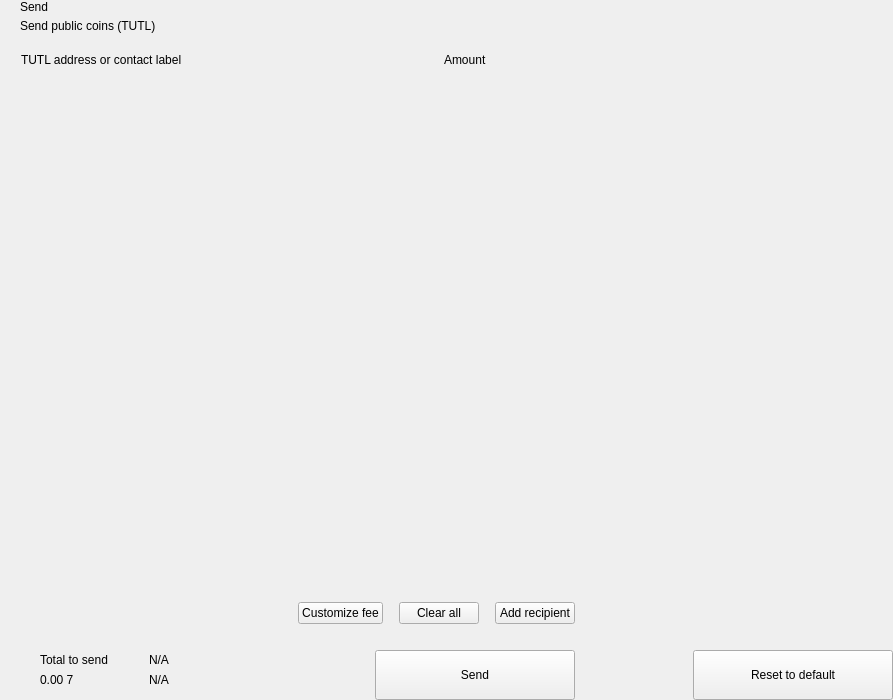
<?xml version="1.0" encoding="UTF-8"?>
<ui version="4.0">
 <class>send</class>
 <widget class="QWidget" name="send">
  <property name="geometry">
   <rect>
    <x>0</x>
    <y>0</y>
    <width>893</width>
    <height>700</height>
   </rect>
  </property>
  <property name="windowTitle">
   <string>Form</string>
  </property>
  <layout class="QHBoxLayout" name="horizontalLayout_2" stretch="2,1">
   <property name="spacing">
    <number>0</number>
   </property>
   <property name="leftMargin">
    <number>0</number>
   </property>
   <property name="topMargin">
    <number>0</number>
   </property>
   <property name="rightMargin">
    <number>0</number>
   </property>
   <property name="bottomMargin">
    <number>0</number>
   </property>
   <item>
    <widget class="QWidget" name="left" native="true">
     <layout class="QVBoxLayout" name="verticalLayout_3">
      <property name="spacing">
       <number>0</number>
      </property>
      <property name="leftMargin">
       <number>0</number>
      </property>
      <property name="topMargin">
       <number>0</number>
      </property>
      <property name="rightMargin">
       <number>0</number>
      </property>
      <property name="bottomMargin">
       <number>0</number>
      </property>
      <item>
       <layout class="QVBoxLayout" name="verticalLayout_22" stretch="0,0,0,1,0,0,0,0">
        <property name="spacing">
         <number>0</number>
        </property>
        <item>
         <layout class="QHBoxLayout" name="horizontalLayout_3">
          <property name="spacing">
           <number>0</number>
          </property>
          <property name="leftMargin">
           <number>20</number>
          </property>
          <property name="rightMargin">
           <number>20</number>
          </property>
          <item>
           <layout class="QVBoxLayout" name="verticalLayout">
            <property name="spacing">
             <number>5</number>
            </property>
            <item>
             <widget class="QLabel" name="labelTitle">
              <property name="text">
               <string>Send</string>
              </property>
              <property name="alignment">
               <set>Qt::AlignLeading|Qt::AlignLeft|Qt::AlignVCenter</set>
              </property>
             </widget>
            </item>
            <item>
             <widget class="QLabel" name="labelSubtitle1">
              <property name="text">
               <string>Send public coins (TUTL)</string>
              </property>
             </widget>
            </item>
           </layout>
          </item>
          <item>
           <spacer name="horizontalSpacer">
            <property name="orientation">
             <enum>Qt::Horizontal</enum>
            </property>
            <property name="sizeHint" stdset="0">
             <size>
              <width>40</width>
              <height>20</height>
             </size>
            </property>
           </spacer>
          </item>
         </layout>
        </item>
        <item>
         <spacer name="verticalSpacer_2">
          <property name="orientation">
           <enum>Qt::Vertical</enum>
          </property>
          <property name="sizeType">
           <enum>QSizePolicy::Fixed</enum>
          </property>
          <property name="sizeHint" stdset="0">
           <size>
            <width>20</width>
            <height>20</height>
           </size>
          </property>
         </spacer>
        </item>
        <item>
         <layout class="QHBoxLayout" name="horizontalLayout" stretch="6,0,2">
          <property name="spacing">
           <number>0</number>
          </property>
          <property name="leftMargin">
           <number>10</number>
          </property>
          <property name="topMargin">
           <number>0</number>
          </property>
          <property name="rightMargin">
           <number>20</number>
          </property>
          <property name="bottomMargin">
           <number>0</number>
          </property>
          <item>
           <widget class="QLabel" name="labelSubtitleAddress">
            <property name="styleSheet">
             <string notr="true">margin-left:8px;</string>
            </property>
            <property name="text">
             <string>TUTL address or contact label</string>
            </property>
           </widget>
          </item>
          <item>
           <spacer name="horizontalSpacer_3">
            <property name="orientation">
             <enum>Qt::Horizontal</enum>
            </property>
            <property name="sizeType">
             <enum>QSizePolicy::Fixed</enum>
            </property>
            <property name="sizeHint" stdset="0">
             <size>
              <width>40</width>
              <height>1</height>
             </size>
            </property>
           </spacer>
          </item>
          <item>
           <widget class="QLabel" name="labelSubtitleAmount">
            <property name="text">
             <string>Amount</string>
            </property>
           </widget>
          </item>
         </layout>
        </item>
        <item>
         <widget class="QScrollArea" name="scrollArea">
          <property name="minimumSize">
           <size>
            <width>0</width>
            <height>350</height>
           </size>
          </property>
          <property name="styleSheet">
           <string notr="true">#scrollArea {
            background:transparent;
            margin-top:10px;
}</string>
          </property>
          <property name="horizontalScrollBarPolicy">
           <enum>Qt::ScrollBarAlwaysOff</enum>
          </property>
          <property name="sizeAdjustPolicy">
           <enum>QAbstractScrollArea::AdjustIgnored</enum>
          </property>
          <property name="widgetResizable">
           <bool>true</bool>
          </property>
          <property name="alignment">
           <set>Qt::AlignLeading|Qt::AlignLeft|Qt::AlignTop</set>
          </property>
          <widget class="QWidget" name="scrollAreaWidgetContents">
           <property name="geometry">
            <rect>
             <x>0</x>
             <y>0</y>
             <width>591</width>
             <height>16</height>
            </rect>
           </property>
           <property name="sizePolicy">
            <sizepolicy hsizetype="Preferred" vsizetype="Maximum">
             <horstretch>0</horstretch>
             <verstretch>0</verstretch>
            </sizepolicy>
           </property>
           <property name="autoFillBackground">
            <bool>false</bool>
           </property>
           <property name="styleSheet">
            <string notr="true">#scrollAreaWidgetContents {
             background:transparent;
             }</string>
           </property>
           <layout class="QVBoxLayout" name="verticalLayout_7">
            <property name="spacing">
             <number>0</number>
            </property>
            <property name="sizeConstraint">
             <enum>QLayout::SetDefaultConstraint</enum>
            </property>
            <property name="leftMargin">
             <number>0</number>
            </property>
            <property name="topMargin">
             <number>0</number>
            </property>
            <property name="rightMargin">
             <number>0</number>
            </property>
            <property name="bottomMargin">
             <number>0</number>
            </property>
           </layout>
          </widget>
         </widget>
        </item>
        <item>
         <spacer name="verticalSpacer_4">
          <property name="orientation">
           <enum>Qt::Vertical</enum>
          </property>
          <property name="sizeType">
           <enum>QSizePolicy::Fixed</enum>
          </property>
          <property name="sizeHint" stdset="0">
           <size>
            <width>20</width>
            <height>20</height>
           </size>
          </property>
         </spacer>
        </item>
        <item>
         <layout class="QHBoxLayout" name="horizontalLayout_20">
          <property name="spacing">
           <number>6</number>
          </property>
          <property name="leftMargin">
           <number>20</number>
          </property>
          <property name="rightMargin">
           <number>20</number>
          </property>
          <item>
           <spacer name="horizontalSpacer_4">
            <property name="orientation">
             <enum>Qt::Horizontal</enum>
            </property>
            <property name="sizeHint" stdset="0">
             <size>
              <width>10</width>
              <height>20</height>
             </size>
            </property>
           </spacer>
          </item>
          <item>
           <widget class="QPushButton" name="pushButtonFee">
            <property name="focusPolicy">
             <enum>Qt::NoFocus</enum>
            </property>
            <property name="text">
             <string>Customize fee</string>
            </property>
           </widget>
          </item>
          <item>
           <spacer name="horizontalSpacer_11">
            <property name="orientation">
             <enum>Qt::Horizontal</enum>
            </property>
            <property name="sizeType">
             <enum>QSizePolicy::Minimum</enum>
            </property>
            <property name="sizeHint" stdset="0">
             <size>
              <width>10</width>
              <height>20</height>
             </size>
            </property>
           </spacer>
          </item>
          <item>
           <widget class="QPushButton" name="pushButtonClear">
            <property name="focusPolicy">
             <enum>Qt::NoFocus</enum>
            </property>
            <property name="layoutDirection">
             <enum>Qt::RightToLeft</enum>
            </property>
            <property name="text">
             <string>Clear all</string>
            </property>
           </widget>
          </item>
          <item>
           <spacer name="horizontalSpacer_6">
            <property name="orientation">
             <enum>Qt::Horizontal</enum>
            </property>
            <property name="sizeType">
             <enum>QSizePolicy::Fixed</enum>
            </property>
            <property name="sizeHint" stdset="0">
             <size>
              <width>10</width>
              <height>20</height>
             </size>
            </property>
           </spacer>
          </item>
          <item>
           <widget class="QPushButton" name="pushButtonAddRecipient">
            <property name="focusPolicy">
             <enum>Qt::NoFocus</enum>
            </property>
            <property name="text">
             <string>Add recipient</string>
            </property>
           </widget>
          </item>
         </layout>
        </item>
        <item>
         <spacer name="verticalSpacer">
          <property name="orientation">
           <enum>Qt::Vertical</enum>
          </property>
          <property name="sizeType">
           <enum>QSizePolicy::Fixed</enum>
          </property>
          <property name="sizeHint" stdset="0">
           <size>
            <width>20</width>
            <height>16</height>
           </size>
          </property>
         </spacer>
        </item>
        <item>
         <layout class="QHBoxLayout" name="horizontalLayout_7">
          <property name="rightMargin">
           <number>20</number>
          </property>
          <item>
           <layout class="QHBoxLayout" name="horizontalLayout_10">
            <property name="spacing">
             <number>0</number>
            </property>
            <property name="leftMargin">
             <number>8</number>
            </property>
            <item>
             <widget class="QStackedWidget" name="stackedWidget">
              <property name="minimumSize">
               <size>
                <width>0</width>
                <height>60</height>
               </size>
              </property>
              <property name="maximumSize">
               <size>
                <width>16777215</width>
                <height>60</height>
               </size>
              </property>
              <widget class="QWidget" name="page1">
               <layout class="QVBoxLayout" name="verticalLayout_71" stretch="0">
                <property name="spacing">
                 <number>6</number>
                </property>
                <property name="leftMargin">
                 <number>12</number>
                </property>
                <property name="topMargin">
                 <number>0</number>
                </property>
                <property name="rightMargin">
                 <number>0</number>
                </property>
                <property name="bottomMargin">
                 <number>0</number>
                </property>
                <item>
                 <widget class="QWidget" name="coinWidget" native="true">
                  <property name="minimumSize">
                   <size>
                    <width>0</width>
                    <height>60</height>
                   </size>
                  </property>
                  <property name="maximumSize">
                   <size>
                    <width>16777215</width>
                    <height>60</height>
                   </size>
                  </property>
                  <layout class="QHBoxLayout" name="horizontalLayout_9">
                   <property name="spacing">
                    <number>0</number>
                   </property>
                   <property name="leftMargin">
                    <number>20</number>
                   </property>
                   <property name="topMargin">
                    <number>10</number>
                   </property>
                   <property name="rightMargin">
                    <number>20</number>
                   </property>
                   <property name="bottomMargin">
                    <number>10</number>
                   </property>
                   <item>
                    <layout class="QVBoxLayout" name="verticalSend">
                     <property name="spacing">
                      <number>0</number>
                     </property>
                     <item>
                      <widget class="QLabel" name="labelTitleTotalSend">
                       <property name="text">
                        <string>Total to send</string>
                       </property>
                      </widget>
                     </item>
                     <item>
                      <widget class="QLabel" name="labelAmountSend">
                       <property name="text">
                        <string notr="true">0.00 7</string>
                       </property>
                      </widget>
                     </item>
                    </layout>
                   </item>
                   <item>
                    <spacer name="horizontalSpacer_9">
                     <property name="orientation">
                      <enum>Qt::Horizontal</enum>
                     </property>
                     <property name="sizeType">
                      <enum>QSizePolicy::Fixed</enum>
                     </property>
                     <property name="sizeHint" stdset="0">
                      <size>
                       <width>20</width>
                       <height>20</height>
                      </size>
                     </property>
                    </spacer>
                   </item>
                   <item>
                    <widget class="QLabel" name="labelLine">
                     <property name="minimumSize">
                      <size>
                       <width>1</width>
                       <height>0</height>
                      </size>
                     </property>
                     <property name="maximumSize">
                      <size>
                       <width>1</width>
                       <height>16777215</height>
                      </size>
                     </property>
                     <property name="text">
                      <string/>
                     </property>
                    </widget>
                   </item>
                   <item>
                    <spacer name="horizontalSpacer_10">
                     <property name="orientation">
                      <enum>Qt::Horizontal</enum>
                     </property>
                     <property name="sizeType">
                      <enum>QSizePolicy::Fixed</enum>
                     </property>
                     <property name="sizeHint" stdset="0">
                      <size>
                       <width>20</width>
                       <height>20</height>
                      </size>
                     </property>
                    </spacer>
                   </item>
                   <item>
                    <layout class="QVBoxLayout" name="verticalRemaining">
                     <property name="spacing">
                      <number>0</number>
                     </property>
                     <item>
                      <widget class="QLabel" name="labelTitleTotalRemaining">
                       <property name="text">
                        <string notr="true">N/A</string>
                       </property>
                      </widget>
                     </item>
                     <item>
                      <widget class="QLabel" name="labelAmountRemaining">
                       <property name="text">
                        <string notr="true">N/A</string>
                       </property>
                      </widget>
                     </item>
                    </layout>
                   </item>
                  </layout>
                 </widget>
                </item>
               </layout>
              </widget>
              <widget class="QWidget" name="page_2"/>
             </widget>
            </item>
           </layout>
          </item>
          <item>
           <spacer name="horizontalSpacer_5">
            <property name="orientation">
             <enum>Qt::Horizontal</enum>
            </property>
            <property name="sizeType">
             <enum>QSizePolicy::Expanding</enum>
            </property>
            <property name="sizeHint" stdset="0">
             <size>
              <width>40</width>
              <height>20</height>
             </size>
            </property>
           </spacer>
          </item>
          <item alignment="Qt::AlignBottom">
           <widget class="QPushButton" name="pushButtonSave">
            <property name="minimumSize">
             <size>
              <width>200</width>
              <height>50</height>
             </size>
            </property>
            <property name="maximumSize">
             <size>
              <width>200</width>
              <height>50</height>
             </size>
            </property>
            <property name="focusPolicy">
             <enum>Qt::NoFocus</enum>
            </property>
            <property name="text">
             <string>Send</string>
            </property>
           </widget>
          </item>
         </layout>
        </item>
       </layout>
      </item>
     </layout>
    </widget>
   </item>
   <item>
    <widget class="QWidget" name="right" native="true">
     <layout class="QVBoxLayout" name="verticalLayout_5">
      <property name="leftMargin">
       <number>0</number>
      </property>
      <property name="topMargin">
       <number>0</number>
      </property>
      <property name="rightMargin">
       <number>0</number>
      </property>
      <property name="bottomMargin">
       <number>0</number>
      </property>
      <item>
       <layout class="QVBoxLayout" name="verticalLayout_4">
        <property name="spacing">
         <number>6</number>
        </property>
        <item>
         <widget class="OptionButton" name="btnCoinControl" native="true">
          <property name="minimumSize">
           <size>
            <width>0</width>
            <height>50</height>
           </size>
          </property>
         </widget>
        </item>
        <item>
         <widget class="OptionButton" name="btnChangeAddress" native="true">
          <property name="minimumSize">
           <size>
            <width>0</width>
            <height>50</height>
           </size>
          </property>
         </widget>
        </item>
        <item>
         <widget class="OptionButton" name="btnUri" native="true">
          <property name="minimumSize">
           <size>
            <width>0</width>
            <height>50</height>
           </size>
          </property>
         </widget>
        </item>
        <item>
         <spacer name="verticalSpacer_5">
          <property name="orientation">
           <enum>Qt::Vertical</enum>
          </property>
          <property name="sizeHint" stdset="0">
           <size>
            <width>20</width>
            <height>40</height>
           </size>
          </property>
         </spacer>
        </item>
        <item>
         <layout class="QHBoxLayout" name="horizontalLayout_8">
          <item>
           <spacer name="horizontalSpacer_7">
            <property name="orientation">
             <enum>Qt::Horizontal</enum>
            </property>
            <property name="sizeHint" stdset="0">
             <size>
              <width>40</width>
              <height>20</height>
             </size>
            </property>
           </spacer>
          </item>
          <item>
           <widget class="QPushButton" name="pushButtonReset">
            <property name="minimumSize">
             <size>
              <width>200</width>
              <height>50</height>
             </size>
            </property>
            <property name="maximumSize">
             <size>
              <width>200</width>
              <height>50</height>
             </size>
            </property>
            <property name="focusPolicy">
             <enum>Qt::NoFocus</enum>
            </property>
            <property name="text">
             <string>Reset to default</string>
            </property>
           </widget>
          </item>
         </layout>
        </item>
       </layout>
      </item>
     </layout>
    </widget>
   </item>
  </layout>
 </widget>
 <customwidgets>
  <customwidget>
   <class>OptionButton</class>
   <extends>QWidget</extends>
   <header>qt/pivx/optionbutton.h</header>
   <container>1</container>
  </customwidget>
 </customwidgets>
 <resources/>
 <connections/>
</ui>
